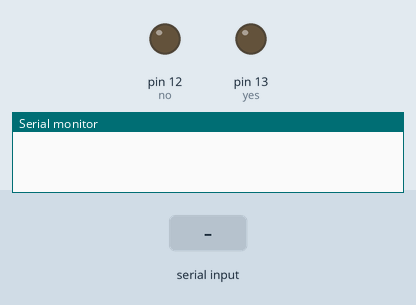
This sketch was run on a simulated Arduino Uno, built with avr-gcc and run on an emulated ATmega328P. On the bench: output pins drawn as LEDs (lit = HIGH), the last lines printed to the serial monitor. Inputs (shaded band) come from the test bench.

Above: at 1.2 s.
1.3 s: "1" received over the second serial link
At 2.2 s:
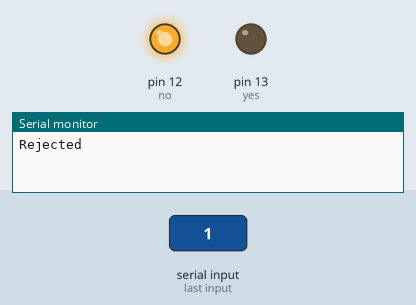
Timing chart, 0 to 4.3 s (numbered marks = the images above; inputs shaded):
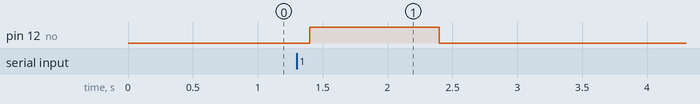

Measured:
- after the input at 1.3 s, pin 12 (no): LOW → HIGH after 0.10 s, → LOW 1.0 s later

The sketch:

Ver2_read_verify.ino
```cpp
//HARDWARE ==> Seedstudio RFID module   Ref http://tronixstuff.com/2013/11/19/arduino-tutorials-chapter-15-rfid/
//Presently setup for 4 tags only. To add tags add the int tag#[14] = {2,48,55,48,48,69,69,49,53,51,55,67,66,3}; as well as the statement
//if (comparetag(newtag, tag#) == true)
//  {
//    ok++;
//  }


#include <SoftwareSerial.h>
SoftwareSerial RFID(2, 3); // RX and TX

int data1 = 0;
int ok = -1;
int yes = 13;
int no = 12;

// use first sketch in http://wp.me/p3LK05-3Gk to get your tag numbers
int tag1[14] = {2,48,55,48,48,69,69,49,53,51,55,67,66,3};  //This is the Yellow bird
int tag2[14] = {2,48,48,48,48,54,70,55,54,55,56,54,49,3};  //This is the Card
int tag3[14] = {2,48,49,48,48,49,54,53,49,55,49,51,55,3};  //This is the yellow FOB
int tag4[14] = {2,49,50,48,48,54,54,67,52,68,55,54,55,3};  //This is the blue FOB
int newtag[14] = { 0,0,0,0,0,0,0,0,0,0,0,0,0,0}; // used for read comparisons

void setup()
{
  RFID.begin(9600);    // start serial to RFID reader
  Serial.begin(9600);  // start serial to PC
  pinMode(yes, OUTPUT); // for status LEDs
  pinMode(no, OUTPUT);
}

boolean comparetag(int aa[14], int bb[14])
{
  boolean ff = false;
  int fg = 0;
  for (int cc = 0 ; cc < 14 ; cc++)
  {
    if (aa[cc] == bb[cc])
    {
      fg++;
    }
  }
  if (fg == 14)
  {
    ff = true;
  }
  return ff;
}

void checkmytags() // compares each tag against the tag just read
{
  ok = 0; // this variable helps decision-making,
  // if it is 1 we have a match, zero is a read but no match,
  // -1 is no read attempt made
  if (comparetag(newtag, tag1) == true)
  {
    ok++;
  }
  if (comparetag(newtag, tag2) == true)
  {
    ok++;
  }
   if (comparetag(newtag, tag3) == true)
  {
    ok++;
  }
   if (comparetag(newtag, tag4) == true)
  {
    ok++;
  }
}

void readTags()
{
  ok = -1;

  if (RFID.available() > 0)
  {
    // read tag numbers
    delay(100); // needed to allow time for the data to come in from the serial buffer.

    for (int z = 0 ; z < 14 ; z++) // read the rest of the tag
    {
      data1 = RFID.read();
      newtag[z] = data1;
    }
    RFID.flush(); // stops multiple reads

    // do the tags match up?
    checkmytags();
  }

  // now do something based on tag type
  if (ok > 0) // if we had a match
  {
    Serial.println("Accepted");
    digitalWrite(yes, HIGH);
    delay(1000);
    digitalWrite(yes, LOW);

    ok = -1;
  }
  else if (ok == 0) // if we didn't have a match
  {
    Serial.println("Rejected");
    digitalWrite(no, HIGH);
    delay(1000);
    digitalWrite(no, LOW);

    ok = -1;
  }
}

void loop()
{
  readTags();
}
```
